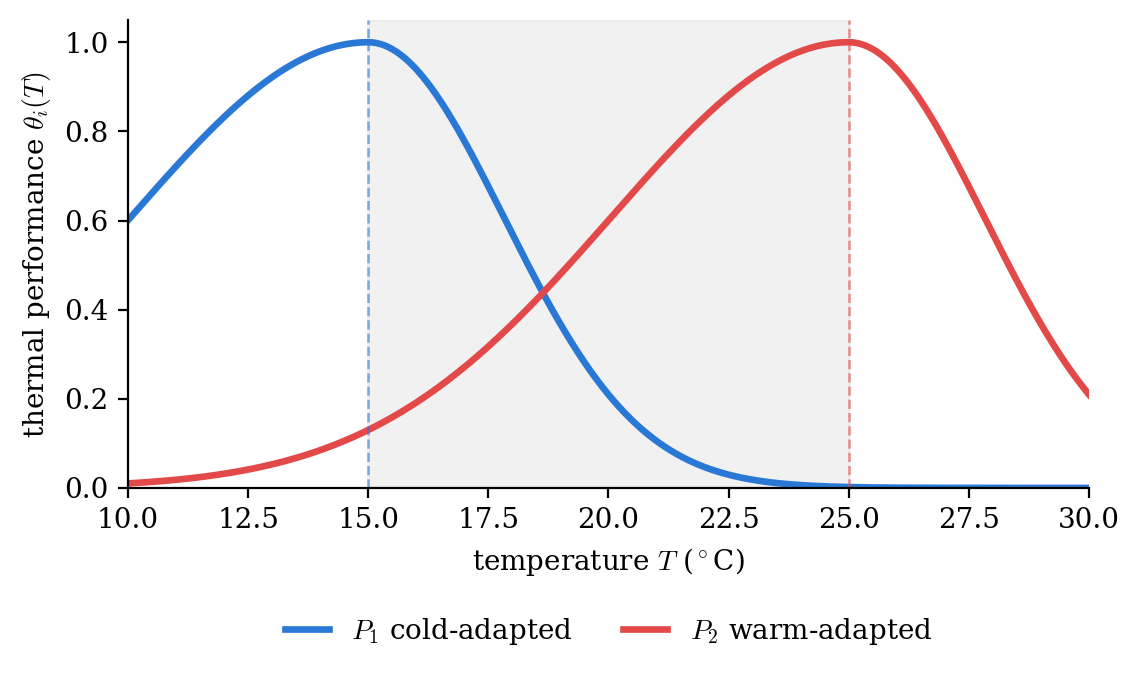

Write Python code to recreate this figure.
"""
fig_thermal_niches.py  ->  fig_thermal_niches.png

Thermal performance curves theta_i(T) of the two phytoplankton types (eq:theta),
with the reference parameters of Table 1 (identical to model.py):
  Topt1=15, Topt2=25, w=7 (below optimum), w^-=4 (above optimum).
The shaded band spans the interval between the two thermal optima,
i.e. the origin of the competitive coexistence window.
"""
import numpy as np
import matplotlib.pyplot as plt

Topt1, Topt2 = 15.0, 25.0
w, wskew = 7.0, 4.0

def theta(T, Topt, w, wskew):
    T = np.asarray(T, float)
    return np.where(T <= Topt,
                    np.exp(-((T - Topt) / w) ** 2),
                    np.exp(-((T - Topt) / wskew) ** 2))

plt.rcParams.update({'font.size': 10, 'axes.linewidth': 0.8,
                     'mathtext.fontset': 'cm', 'font.family': 'serif'})
fig, ax = plt.subplots(figsize=(6.2, 3.6))

T = np.linspace(10, 30, 500)
ax.fill_betweenx([0, 1.05], Topt1, Topt2, color='0.85', alpha=0.35, zorder=0)
ax.plot(T, theta(T, Topt1, w, wskew), color='#2a78d6', lw=2.4, label=r'$P_1$ cold-adapted')
ax.plot(T, theta(T, Topt2, w, wskew), color='#e34948', lw=2.4, label=r'$P_2$ warm-adapted')
ax.axvline(Topt1, color='#2a78d6', ls='--', lw=0.9, alpha=0.6)
ax.axvline(Topt2, color='#e34948', ls='--', lw=0.9, alpha=0.6)

ax.set_xlabel(r'temperature $T$ ($^\circ$C)')
ax.set_ylabel(r'thermal performance $\theta_i(T)$')
ax.set_ylim(0, 1.05); ax.set_xlim(10, 30)
ax.spines['top'].set_visible(False); ax.spines['right'].set_visible(False)

# legend below the axes -> never overlaps the curves
ax.legend(frameon=False, fontsize=10, ncol=2, loc='upper center',
          bbox_to_anchor=(0.5, -0.22), columnspacing=1.8, handlelength=1.6)

fig.subplots_adjust(bottom=0.30, top=0.95)
plt.savefig('fig_thermal_niches.png', dpi=200, bbox_inches='tight')
print('wrote fig_thermal_niches.png')
